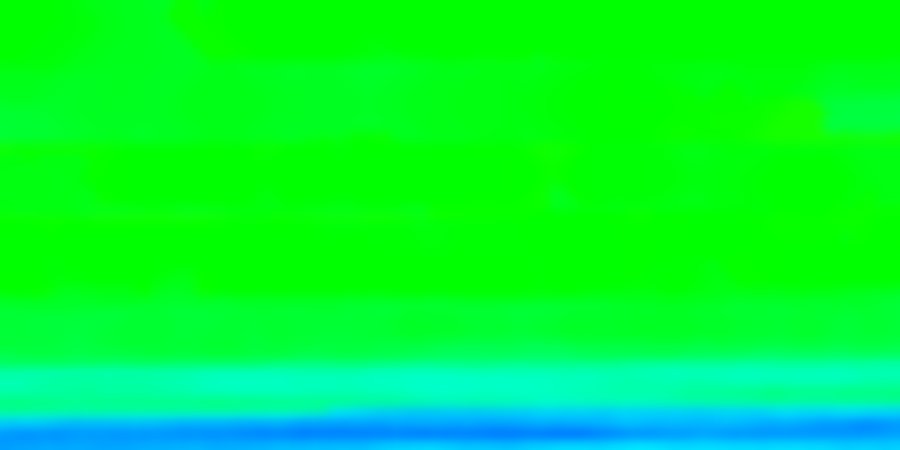
Frame 1 (no input)
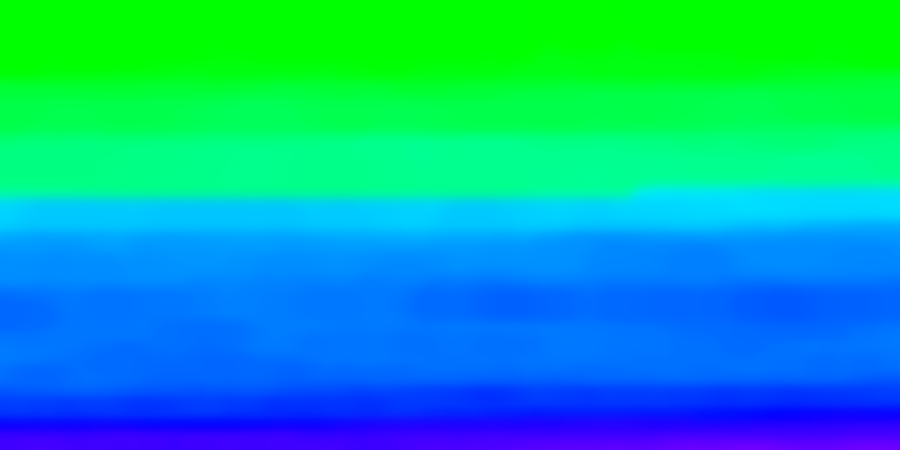
Frame 2 (the mouse pressed at the canvas centre, redrawn once)

The Processing sketch that drew these frames (run headless with seeded random() and noise(); the mouse was pressed at the canvas centre and the sketch redrawn once):

// Processing sketch: processing_10713
// ── processing_10713.pde

void setup () {
  size (900, 450);
  colorMode(HSB, 500); 
  noStroke();
  noLoop();
}



void draw () {
  float c = random(300);  
  float r = random(1,random(10));
  for (int i = 0; i < height; i = i + 10){
    for (int j = 0; j < width; j = j + 10){
      c = c + random (r*-1,r);
      fill (c,500,500);
      rect(j,i,10,105);
    }  
    filter(ERODE);
  }
  //filter(POSTERIZE, 4);
 filter(DILATE);
  filter(BLUR,5);
  

}
